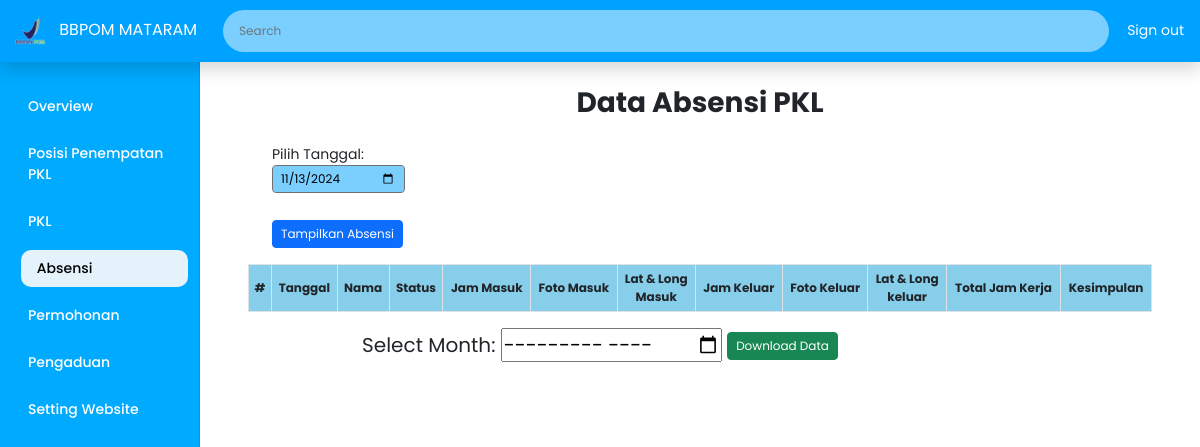
Before: /admin_absensi.php with the older database file.
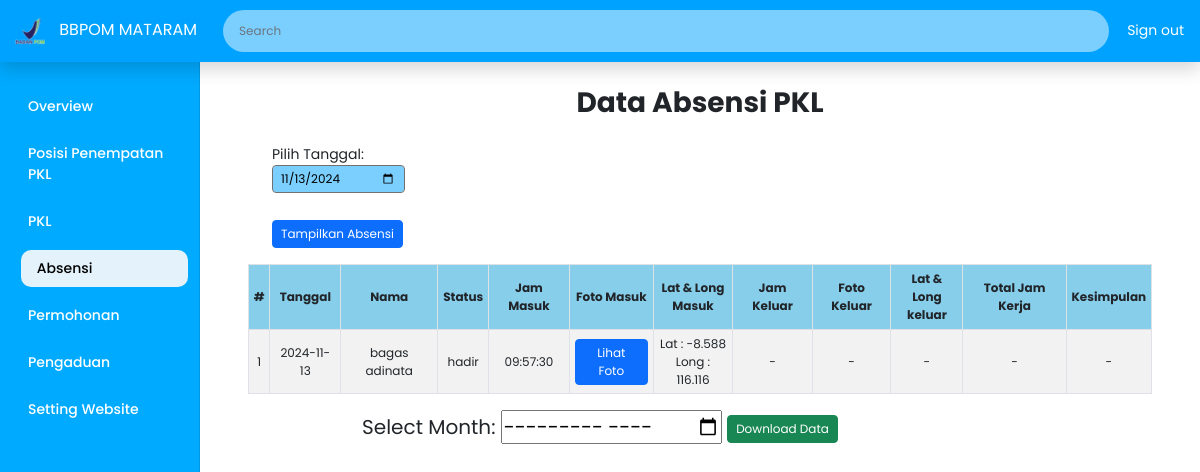
After: the same page with the newer database file.
### tables this page shows
CREATE TABLE `absensi` (
  `id` int(11) NOT NULL,
  `user_id` int(11) NOT NULL,
  `nama` varchar(255) DEFAULT NULL,
  `status` enum('hadir','izin','sakit') NOT NULL,
  `keterangan` varchar(50) DEFAULT NULL,
  `tanggal` date NOT NULL,
  `foto` text NOT NULL,
  `foto_keluar` text DEFAULT NULL,
  `latitude` decimal(10,8) DEFAULT NULL,
  `latitude_keluar` decimal(10,8) DEFAULT NULL,
  `longitude` decimal(11,8) DEFAULT NULL,
  `longitude_keluar` decimal(11,8) DEFAULT NULL,
  `waktu_masuk` time DEFAULT NULL,
  `waktu_keluar` time DEFAULT NULL,
  `durasi` time DEFAULT NULL,
  `kesimpulan` varchar(255) DEFAULT NULL
);

### admin_absensi.php (the view, shortened to what the changed rows need)
<?php
include('koneksi.php');
$tanggal = isset($_POST['tanggal']) ? $_POST['tanggal'] : date('Y-m-d');
$sql2 = "SELECT * FROM absensi WHERE tanggal = ? ORDER BY tanggal DESC";
$stmt = $conn->prepare($sql2);
$stmt->bind_param("s", $tanggal);
$stmt->execute();
$result2 = $stmt->get_result();
$no = 1;
?>
<!DOCTYPE html>
<html lang="en">
<head>
    <link rel="stylesheet" href="https://cdn.jsdelivr.net/npm/sweetalert2@11/dist/sweetalert2.min.css">
    <link href="https://cdn.jsdelivr.net/npm/bootstrap@5.0.2/dist/css/bootstrap.min.css" rel="stylesheet"
>
    <link rel="stylesheet" href="Asset/CSS/custom2.css">
</head>
<body>
    <div class="container-fluid">
        <div class="row">
            <div class="col-md-9 ms-sm-auto col-lg-10 px-md-4 main-content">
                <div class="container mt-3">
                    <div class="table-responsive">
                        <table class="table table-bordered table-striped table-hover text-center">
                            <thead class="table" style="background-color: skyblue;">
                            <tr>
                                <th>#</th>
                                <th>Tanggal</th>
                                <th>Nama</th>
                                <th>Status</th>
                                <th>Jam Masuk</th>
                                <th>Foto Masuk</th>
                                <th>Lat & Long<br>Masuk</th>
                                <th>Jam Keluar</th>
                                <th>Foto Keluar</th>
                                <th>Lat & Long<br>keluar</th>
                                <th>Total Jam Kerja</th>
                                <th>Kesimpulan</th>
                            </tr>
                            </thead>
                            <tbody>
                            <?php
                                while ($row2 = mysqli_fetch_assoc($result2)) {
                                    echo "<tr>";
                                    echo "<td scope='row'>{$no}</td>";
                                    echo "<td>{$row2['tanggal']}</td>";
                                    echo "<td>{$row2['nama']}</td>";
                                    echo "<td>{$row2['status']}</td>";
                                    echo "<td>{$row2['waktu_masuk']}</td>";
                                    echo "<td><button class='btn btn-primary btn-view-photo' data-id='{$row2['id']}' data-name='{$row2['nama']}' data-type='foto'>Lihat Foto</button></td>";
                                    $formatted_latitude = number_format($row2['latitude'], 3);
                                    $formatted_longitude = number_format($row2['longitude'], 3);
                                    echo "<td> Lat : $formatted_latitude<br>Long : $formatted_longitude</td>";
                                    if ($row2['waktu_keluar'] != NULL) {
                                        echo "<td>{$row2['waktu_keluar']}</td>";
                                        echo "<td><button class='btn btn-primary btn-view-photo' data-id='{$row2['id']}' data-name='{$row2['nama']}' data-type='foto_keluar'>Lihat Foto</button></td>";
                                        $formatted_latitude2 = number_format($row2['latitude_keluar'], 3);
                                        $formatted_longitude2 = number_format($row2['longitude_keluar'], 3);
                                        echo "<td> Lat : $formatted_latitude2<br>Long : $formatted_longitude2</td>";
                                        echo "<td>{$row2['durasi']}</td>";
                                        echo "<td>{$row2['kesimpulan']}</td>";
                                    } else {
                                        echo "<td>-</td>";
                                        echo "<td>-</td>";
                                        echo "<td>-</td>";
                                        echo "<td>-</td>";
                                        echo "<td>-</td>";
                                    }
                                    echo "</tr>";
                                    $no++;
                                }
                                ?>
                            </tbody>
                        </table>
                    </div>
                </div>
            </div>
        </div>
    </div>
</body>
</html>

Changed rows visible on the page:
added absensi: tanggal "2024-11-13", nama "bagas adinata", status "hadir", waktu_masuk "09:57:30", latitude "-8.588", longitude "116.116"
